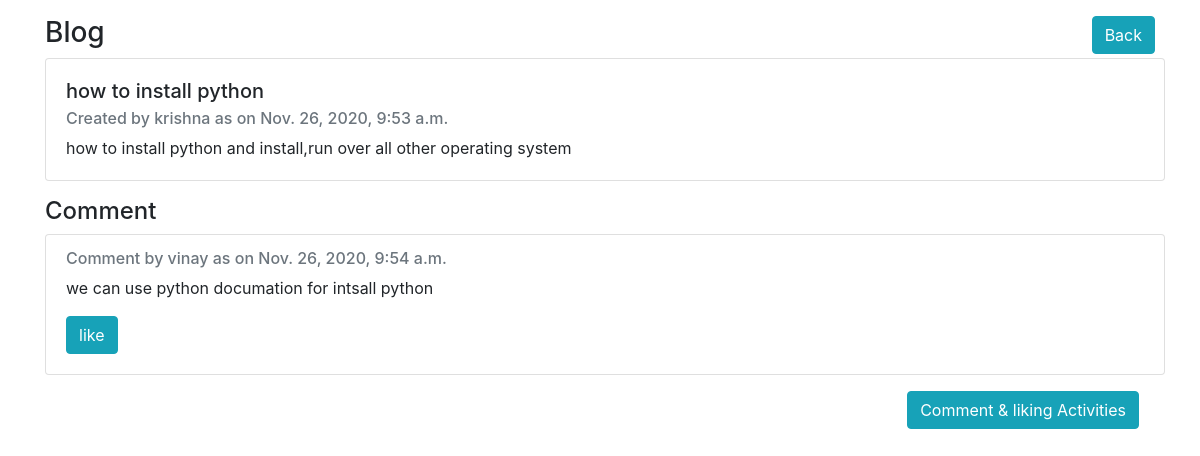
The page /blog_post/2/post_wise_details/ on the database its author committed.
### blog_post/models.py (models this page shows, shortened)
class Post(models.Model):
    created_by=models.CharField(max_length=80)
    title = models.CharField(max_length=80)
    body = models.TextField()
    pub_date = models.DateTimeField('date published', auto_now_add=True)

class Comment(models.Model):
    post = models.ForeignKey(Post, on_delete=models.CASCADE)
    comment_by=models.CharField(max_length=80,blank=True,null=True)
    body = models.TextField()
    like_status = models.CharField(max_length=100, choices=LIKING_STATUS, default='no response')
    pub_date = models.DateTimeField('date published', auto_now_add=True)

### blog_post/views.py (the view)
# urls.py: path('<int:id>/post_wise_details/',post_wise_details, name='post_wise_details'),
def post_wise_details(request,id=None):
    context={}
    post_obj = get_object_or_404(Post, pk=id)
    context["post_obj"]=post_obj
    return render(request,'blog_post/post_wise_details.html', {'post_obj': post_obj})

### blog/templates/blog_post/post_wise_details.html (shortened to what this page needs)
{% extends 'main_base.html' %}
{% load static %}
{% block content %}
<div class="row">
    <div class="col-sm-12">
    <p>
      <div class="float-left"><h3>Blog</h3></div>
      <a class="btn btn-info float-right" href="{%  url 'post_details' %}">Back</a>
    </p>
        <div class="table-responsive-sm">
          <table class="table table-bordered">
            <div class="card" style="width: 70rem;">
            <div class="card-body">
              <h5 class="card-title">{{post_obj.title}}</h5>
              <h6 class="card-subtitle mb-2 text-muted">Created by {{post_obj.created_by}} as on {{post_obj.pub_date}}</h6>
              <p class="card-text">{{post_obj.body}}
              </p>
            </div>
            </div>
          </table>
            <h4>Comment</h4>
            {% for comment in post_obj.comment_set.all %}
            <table class="table table-bordered">
            <div class="card" style="width: 70rem;">
            <div class="card-body">
              <h6 class="card-subtitle mb-2 text-muted">Comment by {{comment.comment_by}} as on {{comment.pub_date}}</h6>
              <p class="card-text">{{comment.body}}
              </p>
              <a class="btn btn-info float-left btn mr-3" href="{%  url 'comment_edit' comment.id %}">{{comment.like_status}}</a>
            </div>
            </div>
          </table>
          {% endfor%}
          <a class="btn btn-info float-right btn mr-3" href="{%  url 'comment_add' post_obj.id %}">Comment & liking Activities</a>
        </div>
    </div>
</div>
{% endblock content %}

### rows shown on the page
Post: title "how to install python", created_by "krishna", pub_date "Nov. 26, 2020, 9:53 a.m.", body "how to install python and install,run over all other operating system"
Comment: comment_by "vinay", pub_date "Nov. 26, 2020, 9:54 a.m.", body "we can use python documation for intsall python", like_status "like"
